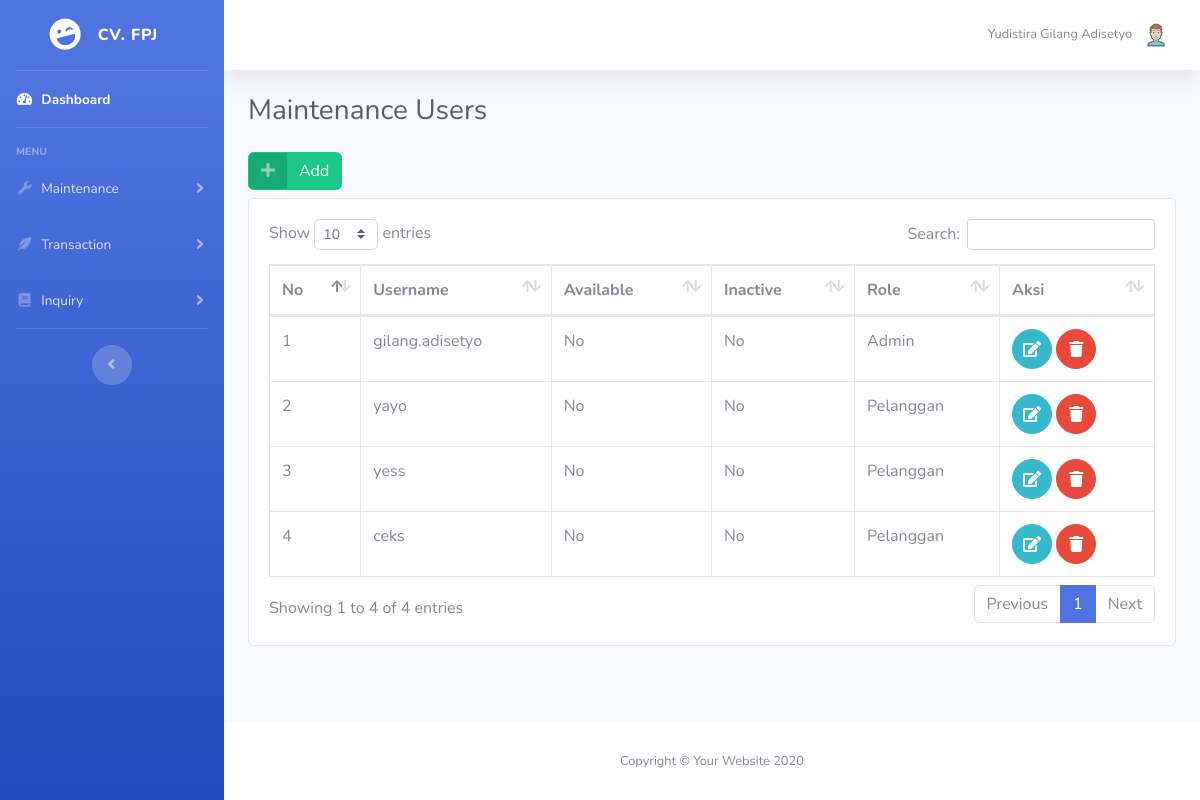
The app's page /maintenance/users.php (signed in) with its own data.
### tables this page shows
CREATE TABLE `pelanggan` (
  `id_pelanggan` int(11) NOT NULL,
  `nama` varchar(100) DEFAULT NULL,
  `email` varchar(100) DEFAULT NULL,
  `alamat` text,
  `no_telepon` varchar(15) DEFAULT NULL,
  `user_id` int(11) DEFAULT NULL,
  `foto` varchar(100) DEFAULT NULL
);

CREATE TABLE `users` (
  `user_id` int(11) NOT NULL,
  `username` varchar(20) NOT NULL,
  `password` varchar(60) NOT NULL,
  `last_visit` datetime DEFAULT NULL,
  `created_date` datetime DEFAULT NULL,
  `inactive` tinyint(1) DEFAULT NULL,
  `role` tinyint(1) DEFAULT NULL,
  `available` tinyint(1) DEFAULT NULL
);

### database/Login.php (called while the page is built, shortened)
<?php
	class Login
	{
		private $conn;
		public function __construct()
		{
			$database = new Connection();
			$db = $database->db_connection();
			$this->conn = $db;
		}
		public function user_online()
		{
			$stmt = $this->conn->prepare("SELECT * FROM users JOIN pelanggan ON pelanggan.user_id=users.user_id WHERE users.user_id = :user_id");
			$stmt->execute(array(":user_id" => $_SESSION['user_session']));
			$userRow = $stmt->fetch(PDO::FETCH_ASSOC);
			return $userRow;
		}
	}
?>

### maintenance/Maintenance.php (called while the page is built, shortened)
<?php
class Maintenance
{
	private $conn;
	function __construct()
	{
		$database = new Connection();
		$db = $database->db_connection();
		$this->conn = $db;
	}
	public function get_data($tabel, $available = false)
	{
		$data = array();
		$sql = "";
		$stmt = $this->conn->prepare("SELECT * FROM ".$tabel.$sql);
		$stmt->execute();
		while ($dt = $stmt->fetch(PDO::FETCH_ASSOC)) {
			$data[] = $dt;
		}
		return $data;
	}
}
?>

### maintenance/users.php (the view, shortened to what this page needs)
<?php
require_once '../database/Login.php';
require_once 'Maintenance.php';
$page_content = "Maintenance Users";
$db = new Login();
$usr = new Maintenance();
$userLogin = $db->user_online();
$namaUser = $userLogin['nama'];
$roleUser = $userLogin['role'];
?>
<!DOCTYPE html>
<html lang="en">
<head>
  <link href="../assets/vendor/fontawesome-free/css/all.min.css" rel="stylesheet" type="text/css">
  <link href="../assets/css/sb-admin-2.min.css" rel="stylesheet">
  <link href="../assets/vendor/datatables/dataTables.bootstrap4.min.css" rel="stylesheet">
</head>
<body id="page-top">
  <div id="wrapper">
    <ul class="navbar-nav bg-gradient-primary sidebar sidebar-dark accordion" id="accordionSidebar">
      <a class="sidebar-brand d-flex align-items-center justify-content-center" href="../home.php">
        <div class="sidebar-brand-icon rotate-n-15">
          <i class="fas fa-laugh-wink"></i>
        </div>
        <div class="sidebar-brand-text mx-3">CV. FPJ</div>
      </a>
      <hr class="sidebar-divider my-0">
      <li class="nav-item active">
        <a class="nav-link" href="../home.php">
          <i class="fas fa-fw fa-tachometer-alt"></i>
          <span>Dashboard</span>
        </a>
      </li>
      <hr class="sidebar-divider">
      <div class="sidebar-heading">
        MENU
      </div>
      <?php if($roleUser == 1) :?>
      <li class="nav-item">
        <a class="nav-link collapsed" href="#" data-toggle="collapse" data-target="#collapseMaintenance" aria-expanded="true" aria-controls="collapseMaintenance">
          <i class="fas fa-fw fa-wrench"></i>
          <span>Maintenance</span>
        </a>
      </li>
      <?php endif; ?>
      <li class="nav-item">
        <a class="nav-link collapsed" href="#" data-toggle="collapse" data-target="#collapseTransaction" aria-expanded="true" aria-controls="collapseTransaction">
          <i class="fas fa-fw fa-feather-alt"></i>
          <span>Transaction</span>
        </a>
      </li>
      <li class="nav-item">
        <a class="nav-link collapsed" href="#" data-toggle="collapse" data-target="#collapseInquiry" aria-expanded="true" aria-controls="collapseInquiry">
          <i class="fas fa-fw fa-book"></i>
          <span>Inquiry</span>
        </a>
      </li>
      <hr class="sidebar-divider d-none d-md-block">
      <div class="text-center d-none d-md-inline">
        <button class="rounded-circle border-0" id="sidebarToggle"></button>
      </div>
    </ul>
        <div id="content-wrapper" class="d-flex flex-column">
          <div id="content">
            <nav class="navbar navbar-expand navbar-light bg-white topbar mb-4 static-top shadow">
              <ul class="navbar-nav ml-auto">
                <li class="nav-item dropdown no-arrow">
                  <a class="nav-link dropdown-toggle" href="#" id="userDropdown" role="button" data-toggle="dropdown" aria-haspopup="true" aria-expanded="false">
                    <span class="mr-2 d-none d-lg-inline text-gray-600 small"><?= $namaUser; ?></span>
                    <img class="img-profile rounded-circle" src="../assets/img/profiles/default.jpg">
                  </a>
                </li>
              </ul>
            </nav>
            <div class="container-fluid">
              <div class="d-sm-flex align-items-center justify-content-between mb-4">
                <h1 class="h3 mb-0 text-gray-800"><?= $page_content; ?></h1>
              </div>
              <div class="mb-2">
                <button class="btn btn-success btn-icon-split" data-toggle="modal" data-target="#addModal"">
                  <span class="icon text-white-50">
                    <i class="fas fa-plus"></i>
                  </span>
                  <span class="text">Add</span>
                </button>
              </div>
              <div class="card">
                <div class="card-body">
                  <div class="table-responsive">
                    <table class="table table-bordered" id="dataTable" width="100%" cellspacing="0">
                      <thead>
                        <tr>
                          <th>No</th>
                          <th>Username</th>
                          <th>Available</th>
                          <th>Inactive</th>
                          <th>Role</th>
                          <th>Aksi</th>
                        </tr>
                      </thead>
                      <tbody>
                        <?php
                          $no=1;
                        ?>
                        <?php foreach ($usr->get_data('users') as $dt) : ?>
                        <tr>
                          <td><?= $no++; ?></td>
                          <td><?php echo $dt['username']; ?></td>
                          <td><?php echo $dt['available'] == 1 ? "Yes":"No" ; ?></td>
                          <td><?php echo $dt['inactive'] == 1 ? "Yes":"No" ; ?></td>
                          <td><?php echo $dt['role'] == 1 ? "Admin":"Pelanggan" ; ?></td>
                          <td>
                            <a href="#" class="btn btn-info btn-circle" data-toggle="modal" data-target="#editModal<?= $dt['user_id'];?>">
                              <i class="fas fa-edit"></i>
                            </a>
                            <a onclick="return hapus()" href="users.php?id=<?= $dt['user_id'];?>" class="btn btn-danger btn-circle">
                              <i class="fas fa-trash"></i>
                            </a>
                          </td>
                        </tr>
                        <?php endforeach; ?>
                      </tbody>
                    </table>
                  </div>
                </div>
              </div>
            </div>
          </div>
          <footer class="sticky-footer bg-white">
            <div class="container my-auto">
              <div class="copyright text-center my-auto">
                <span>Copyright &copy; Your Website <?= date('Y'); ?></span>
              </div>
            </div>
          </footer>
        </div>
      </div>
    </body>
    </html>

### records on screen
pelanggan: nama "Yudistira Gilang Adisetyo"
users: username "gilang.adisetyo", available "No", inactive "No", role "Admin"
users: username "yayo", available "No", inactive "No", role "Pelanggan"
users: username "yess", available "No", inactive "No", role "Pelanggan"
users: username "ceks", available "No", inactive "No", role "Pelanggan"

### other values on screen
$page_content "Maintenance Users"
